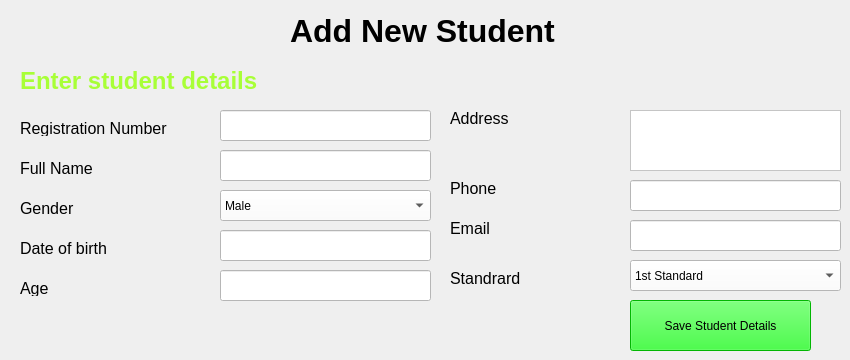
    <widget class="QWidget" name="tab_3">
     <attribute name="title">
      <string>addstudent</string>
     </attribute>
     <widget class="QLabel" name="label_9">
      <property name="geometry">
       <rect>
        <x>20</x>
        <y>160</y>
        <width>141</width>
        <height>16</height>
       </rect>
      </property>
      <property name="font">
       <font>
        <pointsize>12</pointsize>
       </font>
      </property>
      <property name="text">
       <string>Full Name</string>
      </property>
     </widget>
     <widget class="QLabel" name="l11">
      <property name="geometry">
       <rect>
        <x>20</x>
        <y>70</y>
        <width>401</width>
        <height>21</height>
       </rect>
      </property>
      <property name="font">
       <font>
        <pointsize>18</pointsize>
        <weight>75</weight>
        <bold>true</bold>
       </font>
      </property>
      <property name="styleSheet">
       <string notr="true">color: rgb(168, 255, 55);</string>
      </property>
      <property name="text">
       <string>Enter student details</string>
      </property>
     </widget>
     <widget class="QLineEdit" name="tb11">
      <property name="geometry">
       <rect>
        <x>220</x>
        <y>110</y>
        <width>211</width>
        <height>31</height>
       </rect>
      </property>
      <property name="font">
       <font>
        <pointsize>12</pointsize>
       </font>
      </property>
      <property name="styleSheet">
       <string notr="true">background-color: rgb(255, 255, 255);</string>
      </property>
     </widget>
     <widget class="QPushButton" name="b12">
      <property name="geometry">
       <rect>
        <x>630</x>
        <y>300</y>
        <width>181</width>
        <height>51</height>
       </rect>
      </property>
      <property name="styleSheet">
       <string notr="true">background-color: rgb(3, 255, 3);

font: 12pt &quot;MS Shell Dlg 2&quot;;</string>
      </property>
      <property name="text">
       <string>Save Student Details</string>
      </property>
     </widget>
     <widget class="QLabel" name="label_11">
      <property name="geometry">
       <rect>
        <x>290</x>
        <y>10</y>
        <width>301</width>
        <height>41</height>
       </rect>
      </property>
      <property name="font">
       <font>
        <pointsize>24</pointsize>
        <weight>75</weight>
        <bold>true</bold>
       </font>
      </property>
      <property name="text">
       <string>Add New Student</string>
      </property>
     </widget>
     <widget class="QLabel" name="label_12">
      <property name="geometry">
       <rect>
        <x>20</x>
        <y>120</y>
        <width>161</width>
        <height>16</height>
       </rect>
      </property>
      <property name="font">
       <font>
        <pointsize>12</pointsize>
       </font>
      </property>
      <property name="text">
       <string>Registration Number</string>
      </property>
     </widget>
     <widget class="QLineEdit" name="tb12">
      <property name="geometry">
       <rect>
        <x>220</x>
        <y>150</y>
        <width>211</width>
        <height>31</height>
       </rect>
      </property>
      <property name="font">
       <font>
        <pointsize>12</pointsize>
       </font>
      </property>
      <property name="styleSheet">
       <string notr="true">background-color: rgb(255, 255, 255);</string>
      </property>
      <property name="echoMode">
       <enum>QLineEdit::Normal</enum>
      </property>
     </widget>
     <widget class="QLineEdit" name="tb13">
      <property name="geometry">
       <rect>
        <x>220</x>
        <y>230</y>
        <width>211</width>
        <height>31</height>
       </rect>
      </property>
      <property name="font">
       <font>
        <pointsize>12</pointsize>
       </font>
      </property>
      <property name="styleSheet">
       <string notr="true">background-color: rgb(255, 255, 255);</string>
      </property>
      <property name="echoMode">
       <enum>QLineEdit::Normal</enum>
      </property>
     </widget>
     <widget class="QLabel" name="label_13">
      <property name="geometry">
       <rect>
        <x>20</x>
        <y>200</y>
        <width>161</width>
        <height>16</height>
       </rect>
      </property>
      <property name="font">
       <font>
        <pointsize>12</pointsize>
       </font>
      </property>
      <property name="text">
       <string>Gender</string>
      </property>
     </widget>
     <widget class="QLabel" name="label_14">
      <property name="geometry">
       <rect>
        <x>20</x>
        <y>240</y>
        <width>141</width>
        <height>16</height>
       </rect>
      </property>
      <property name="font">
       <font>
        <pointsize>12</pointsize>
       </font>
      </property>
      <property name="text">
       <string>Date of birth</string>
      </property>
     </widget>
     <widget class="QLineEdit" name="tb14">
      <property name="geometry">
       <rect>
        <x>220</x>
        <y>270</y>
        <width>211</width>
        <height>31</height>
       </rect>
      </property>
      <property name="font">
       <font>
        <pointsize>12</pointsize>
       </font>
      </property>
      <property name="styleSheet">
       <string notr="true">background-color: rgb(255, 255, 255);</string>
      </property>
      <property name="echoMode">
       <enum>QLineEdit::Normal</enum>
      </property>
     </widget>
     <widget class="QLabel" name="label_15">
      <property name="geometry">
       <rect>
        <x>20</x>
        <y>280</y>
        <width>141</width>
        <height>16</height>
       </rect>
      </property>
      <property name="font">
       <font>
        <pointsize>12</pointsize>
       </font>
      </property>
      <property name="text">
       <string>Age</string>
      </property>
     </widget>
     <widget class="QComboBox" name="cb11">
      <property name="geometry">
       <rect>
        <x>220</x>
        <y>190</y>
        <width>211</width>
        <height>31</height>
       </rect>
      </property>
      <property name="styleSheet">
       <string notr="true">background-color: rgb(255, 255, 255);

font: 12pt &quot;MS Shell Dlg 2&quot;;</string>
      </property>
      <item>
       <property name="text">
        <string>Male</string>
       </property>
      </item>
      <item>
       <property name="text">
        <string>Female</string>
       </property>
      </item>
     </widget>
     <widget class="QLabel" name="label_16">
      <property name="geometry">
       <rect>
        <x>450</x>
        <y>110</y>
        <width>161</width>
        <height>16</height>
       </rect>
      </property>
      <property name="font">
       <font>
        <pointsize>12</pointsize>
       </font>
      </property>
      <property name="text">
       <string>Address</string>
      </property>
     </widget>
     <widget class="QTextEdit" name="mtb11">
      <property name="geometry">
       <rect>
        <x>630</x>
        <y>110</y>
        <width>211</width>
        <height>61</height>
       </rect>
      </property>
      <property name="styleSheet">
       <string notr="true">background-color: rgb(255, 255, 255);

font: 12pt &quot;MS Shell Dlg 2&quot;;</string>
      </property>
     </widget>
     <widget class="QLineEdit" name="tb15">
      <property name="geometry">
       <rect>
        <x>630</x>
        <y>180</y>
        <width>211</width>
        <height>31</height>
       </rect>
      </property>
      <property name="font">
       <font>
        <pointsize>12</pointsize>
       </font>
      </property>
      <property name="styleSheet">
       <string notr="true">background-color: rgb(255, 255, 255);</string>
      </property>
      <property name="echoMode">
       <enum>QLineEdit::Normal</enum>
      </property>
     </widget>
     <widget class="QLabel" name="label_17">
      <property name="geometry">
       <rect>
        <x>450</x>
        <y>180</y>
        <width>141</width>
        <height>16</height>
       </rect>
      </property>
      <property name="font">
       <font>
        <pointsize>12</pointsize>
       </font>
      </property>
      <property name="text">
       <string>Phone</string>
      </property>
     </widget>
     <widget class="QLineEdit" name="tb16">
      <property name="geometry">
       <rect>
        <x>630</x>
        <y>220</y>
        <width>211</width>
        <height>31</height>
       </rect>
      </property>
      <property name="font">
       <font>
        <pointsize>12</pointsize>
       </font>
      </property>
      <property name="styleSheet">
       <string notr="true">background-color: rgb(255, 255, 255);</string>
      </property>
      <property name="echoMode">
       <enum>QLineEdit::Normal</enum>
      </property>
     </widget>
     <widget class="QLabel" name="label_34">
      <property name="geometry">
       <rect>
        <x>450</x>
        <y>220</y>
        <width>141</width>
        <height>16</height>
       </rect>
      </property>
      <property name="font">
       <font>
        <pointsize>12</pointsize>
       </font>
      </property>
      <property name="text">
       <string>Email</string>
      </property>
     </widget>
     <widget class="QComboBox" name="cb12">
      <property name="geometry">
       <rect>
        <x>630</x>
        <y>260</y>
        <width>211</width>
        <height>31</height>
       </rect>
      </property>
      <property name="styleSheet">
       <string notr="true">background-color: rgb(255, 255, 255);

font: 12pt &quot;MS Shell Dlg 2&quot;;</string>
      </property>
      <item>
       <property name="text">
        <string>1st Standard</string>
       </property>
      </item>
      <item>
       <property name="text">
        <string>2nd Standard</string>
       </property>
      </item>
      <item>
       <property name="text">
        <string>3rd Standard</string>
       </property>
      </item>
      <item>
       <property name="text">
        <string>4th Standard</string>
       </property>
      </item>
      <item>
       <property name="text">
        <string>5th Standard</string>
       </property>
      </item>
      <item>
       <property name="text">
        <string>6th Standard</string>
       </property>
      </item>
      <item>
       <property name="text">
        <string>7th Standard</string>
       </property>
      </item>
      <item>
       <property name="text">
        <string>8th Standard</string>
       </property>
      </item>
      <item>
       <property name="text">
        <string>9th Standard</string>
       </property>
      </item>
      <item>
       <property name="text">
        <string>10th Standard</string>
       </property>
      </item>
      <item>
       <property name="text">
        <string>11th Standard</string>
       </property>
      </item>
      <item>
       <property name="text">
        <string>12th Standard</string>
       </property>
      </item>
     </widget>
     <widget class="QLabel" name="label_35">
      <property name="geometry">
       <rect>
        <x>450</x>
        <y>270</y>
        <width>141</width>
        <height>16</height>
       </rect>
      </property>
      <property name="font">
       <font>
        <pointsize>12</pointsize>
       </font>
      </property>
      <property name="text">
       <string>Standrard</string>
      </property>
     </widget>
    </widget>
